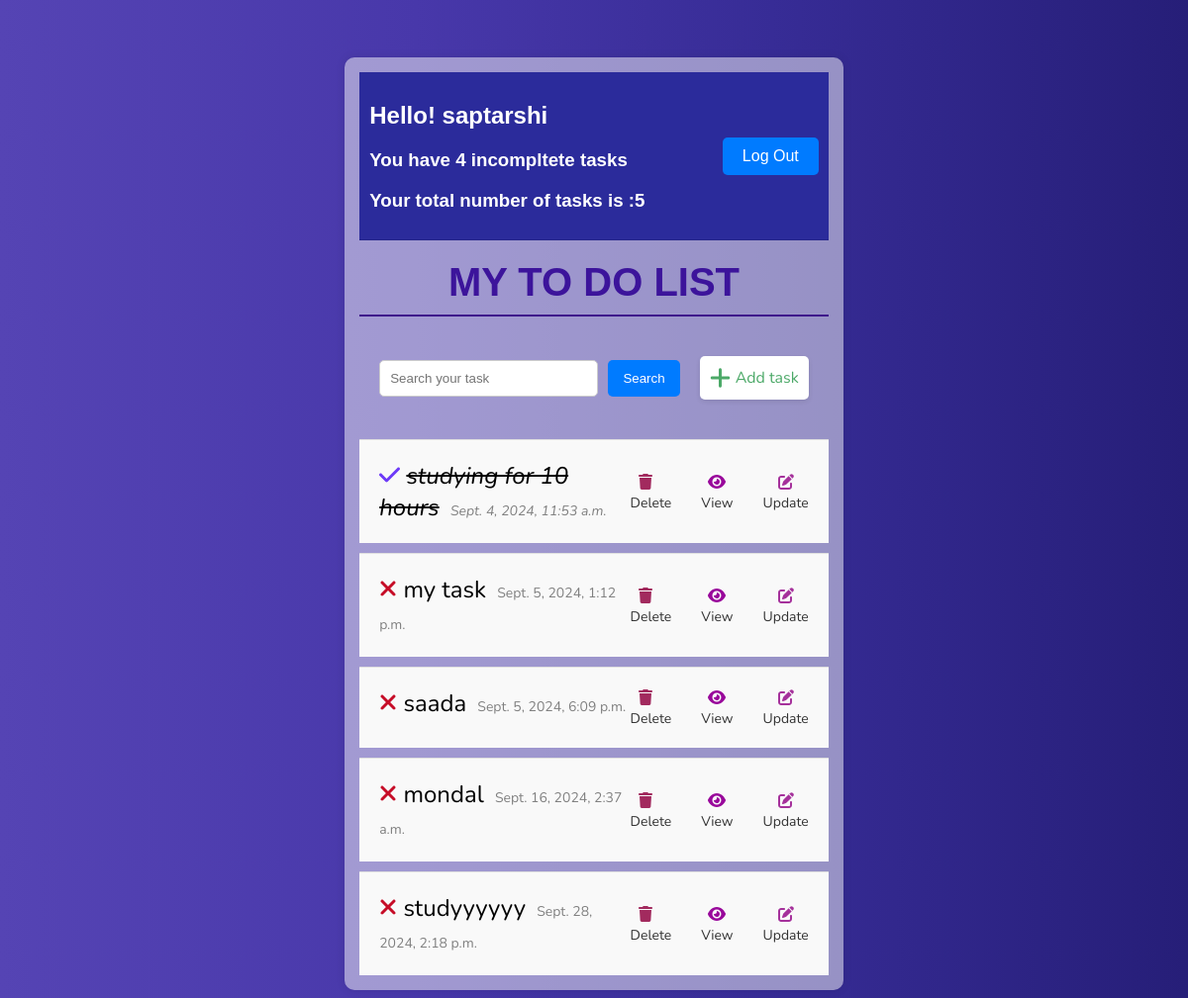
The app's page / (signed in) with its own data.
### base/models.py (models this page shows, shortened)
class Task(models.Model):
    user= models.ForeignKey(User,on_delete=models.CASCADE,null=True,blank=True)
    """
on_delete=models.CASCADE: This specifies the behavior when the related object (in this case, the User) is deleted. CASCADE means that when the
related User object is deleted, all related objects with this ForeignKey will also be deleted.

on_delete=models.SET_NULL: Specifies that when the related User object is deleted, this Foreign Key field will be set to NULL instead of deleting the object.
This is useful when you want to keep the records in the current model but remove the link to the deleted User.

null=True: This allows the Foreign Key field to accept NULL values in the database,
 meaning it's not mandatory for every record to have a related User.

blank=True: This allows the field to be left blank in forms,
making it optional when inputting data through a form.

    """
    title=models.CharField(max_length=100)
    description=models.TextField(max_length=200,null=True,blank=True)
    complete=models.BooleanField(default=False)
    create=models.DateTimeField(auto_now_add=True)

### base/views.py (the view)
# urls.py: path('',TaskList.as_view(),name="tasks"),
class TaskList(LoginRequiredMixin,ListView):
    model=Task
    context_object_name="tasks"
    def get_context_data(self, **kwargs):
        context = super().get_context_data(**kwargs)
        context["tasks"] = context["tasks"].filter(user=self.request.user)
        context["count"] = context["tasks"].filter(complete=False).count()
        context["counting"] = context["tasks"].count()
        search_input = self.request.GET.get('search-area') or ''
        if search_input:
            context["tasks"] = context["tasks"].filter(title__startswith=search_input)
        context["search_input"] = search_input
        return context

### base/templates/base/task_list.html (shortened to what this page needs)
{% extends 'base/main.html' %}
{% block extra_styles %}
<head>
    </head>
{% endblock %}
{% block content %}
<body>
<div class ="container">
<div class="header_bar" >
<div>
        {% if request.user.is_authenticated %}
    <h2>Hello! {{request.user}}</h2>
    <h3>You have {{count}} incompltete task{{count |pluralize:"s"}}</h3>
    <h3>Your total number of task{{counting |pluralize:"s"}} is :{{counting}}</h3>
</div>
    <form action="{% url 'logout' %}" method="POST">
        <button class="logout" type="submit">Log Out</button>
    </form>
    {% else %}
    <form action="{% url 'login' %}" method="POST">
        {% csrf_token %}
        <button type="submit">Login</button>
    </form>
    {% comment %} <a href="{% url 'login' %}">Login</a> {% endcomment %}
    {% endif %}
</div>
<h1 class="todo-header">MY To Do List</h1>
<div id="search-add-wrapper" style="display: flex; align-items: center; justify-content: space-between; margin-bottom: 20px;">
    <form method="GET" style="display: flex; flex: 1;">
        <input type='text' name='search-area' placeholder="Search your task" value="{{search_input}}" style="flex: 1; padding: 10px; border-radius: 5px; border: 1px solid #ccc; margin-right: 10px;">
        <input class="button" type="submit" value='Search' style="padding: 10px 15px; background-color: #007bff; color: white; border: none; border-radius: 5px; cursor: pointer; transition: background-color 0.3s;">
    </form>
    <div style="margin-left: 20px; background-color: white; padding: 10px; border-radius: 5px; box-shadow: 0 2px 5px rgba(0, 0, 0, 0.1); display: flex; align-items: center;">
        <a href="{% url 'task-create' %}" style="display: flex; align-items: center; text-decoration: none; color: #4ca968;">
            <i class="fa-solid fa-plus fa-xl" style="margin-right: 5px;"></i>
            <span style="font-size: 16px;">Add task</span>
        </a>
    </div>
</div>
<div id="tasklist" class="task-items-wrapper">
    {% for task in tasks %}
    <div class="task-wrapper" data-position="{{task.pk}}">
        <div class="task-title" style="color: black;">
            {% if task.complete %}
            <i class="fa-solid fa-check" style="color: #6d3af8;"></i>
            <i><s>{{task.title}}</s>   <span id="create" style="color: gray; font-size: 14px; margin-left: 5px;">{{task.create}}</span> </i>
            {% else %}
            <i class="fa-solid fa-xmark" style="color: #c60c27;"></i>
            {{task.title}}   <span id="create" style="color: gray; font-size: 14px; margin-left: 5px;">{{task.create}}</span>
            {% endif %}
        </div>
        <div class="task-controls">
            <div class="task-control-item">
                <a class="delete-link" href="{% url 'task-delete' task.id %}">
                    <i class="fa-solid fa-trash" style="color: #a22a5e;"></i>
                </a>
                <span>Delete</span>
            </div>
            <div class="task-control-item">
                <a href="{% url 'task' task.id %}">
                    <i class="fa-solid fa-eye" style="color: #99089b;"></i>
                </a>
                <span>View</span>
            </div>
            <div class="task-control-item">
                <a href="{% url 'task-update' task.id %}">
                    <i class="fa-solid fa-pen-to-square" style="color: #a5319b;"></i>
                </a>
                <span>Update</span>
            </div>
        </div>
    </div>
    {% endfor %}
</div>
{% endblock content %}

### base/templates/base/main.html (shortened to what this page needs)
{% load static %}
<!DOCTYPE html>
<html lang="en">
<head>
    <link rel="stylesheet" href="https://cdnjs.cloudflare.com/ajax/libs/font-awesome/6.0.0-beta3/css/all.min.css">
    <link href="{% static 'fontawesomefree/css/all.min.css' %}" rel="stylesheet" type="text/css">
     {% block extra_styles %}
     {% endblock %}
</head>
<body>
        {% block content %}
        {% endblock %}
</body>
</html>

### base/templates/base/main.html (style rules this page uses)
body { font-family: 'Nunito', sans-serif; background: linear-gradient(90deg, rgb(85, 68, 180) 0%, rgb(72, 56, 170) 35%, rgb(55, 44, 150) 65%, rgb(38, 30, 120) 100%); padding-top: 50px; }
.container { width: 50%; margin: auto; background-color: white; padding: 20px; border-radius: 10px; box-shadow: 0 0 10px rgba(0, 0, 0, 0.1); }
h1,h2,h3,h4,h5,h6 { font-family: 'raleway', sans-serif; }
a,p { text-decoration: none; color: black; }
.header_bar { display: flex; justify-content: space-between; align-items: center; margin-bottom: 20px; padding: 10px; border-bottom: 1px solid rgba(0, 0, 0, 0.1); background-color: rgb(43, 43, 155) ; color: white; }
form button { width: 100%; padding: 10px; background-color: #007bff; color: white; border: none; border-radius: 5px; cursor: pointer; font-size: 1em; transition: background-color 0.3s; }
.logout { background: #f00; color: white; padding: 10px; border-radius: 5px; border: none; cursor: pointer; }
.todo-header { font-size: 2.5em; color: #3c149b; text-align: center; margin: 20px 0; text-transform: uppercase; font-weight: bold; border-bottom: 2px solid #3e158b; padding-bottom: 10px; }

### records on screen
Task: title "studying for 10 hours", create "Sept. 4, 2024, 11:53 a.m."
Task: title "my task", create "Sept. 5, 2024, 1:12 p.m."
Task: title "saada", create "Sept. 5, 2024, 6:09 p.m."
Task: title "mondal", create "Sept. 16, 2024, 2:37 a.m."
Task: title "studyyyyyy", create "Sept. 28, 2024, 2:18 p.m."

### other values on screen
{{ request.user }} "saptarshi"
{{ count }} "4"
{{ counting }} "5"
